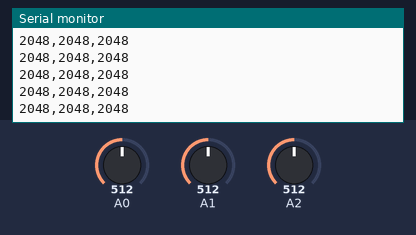
Simulated run of this sketch. Board: Arduino Due. Parts: the last lines printed to the serial monitor. The test bench sets the inputs (shaded band); at power-on: A0 = 512, A1 = 512, A2 = 512 (analog values on the 0–1023 scale).

Above: at 1.2 s.
1.3 s: A0 set to 716
At 1.8 s:
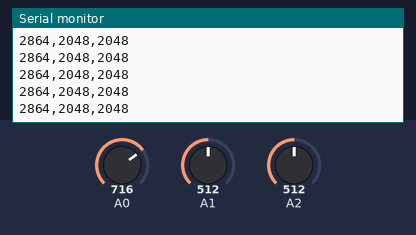
2.8 s: A1 set to 716
At 3.3 s:
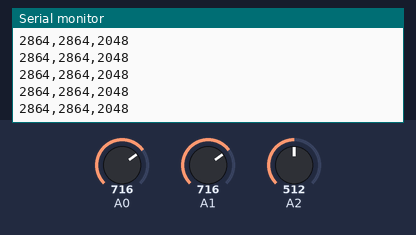
4.3 s: A2 set to 716
At 5.1 s:
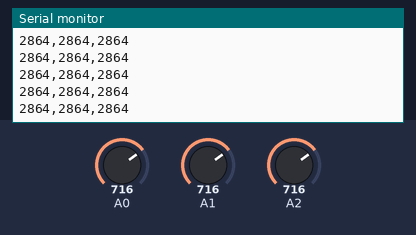
5.8 s: A0 set to 900
At 6.3 s:
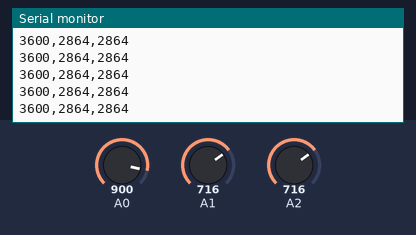
7.3 s: A1 set to 900
At 8.3 s:
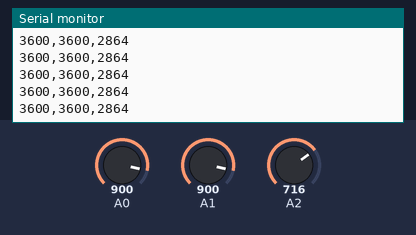
8.8 s: A2 set to 900
At 9.6 s:
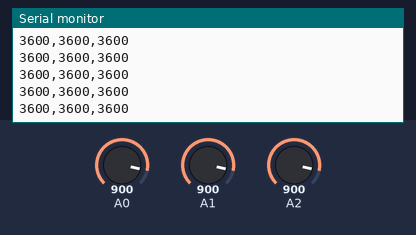
Timing chart, 0 to 9.9 s (numbered marks = the images above; inputs shaded):
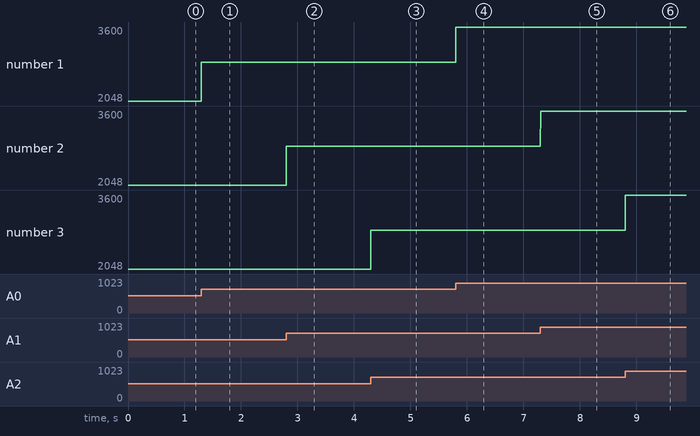

Measured:
- after the input at 1.3 s, the serial monitor: prints a new line at once (image 1)
- after the input at 2.8 s, the serial monitor: prints a new line at once (image 2)
- after the input at 4.3 s, the serial monitor: prints a new line at once (image 3)
- after the input at 5.8 s, the serial monitor: prints a new line at once (image 4)
- after the input at 7.3 s, the serial monitor: prints a new line at once (image 5)
- after the input at 8.8 s, the serial monitor: prints a new line at once (image 6)
- plotted number 1: 2048 → 2864 after the input at 1.3 s, 2864 → 3600 after the input at 5.8 s

The sketch:

three_sensors.ino
```cpp
//  Variables
int APin = 0;               // Sensor1 connected to ANALOG PIN 0
int BPin = 1;               // Sensor2 connected to ANALOG PIN 1
int CPin = 2;               // Sensor3 connected to ANALOG PIN 2
int sampling_rate = 250;
long int baudrate = 2000000;

unsigned int aVal = 0;        // holds the incoming raw data. Signal value can range from 0-4096
unsigned int bVal = 0;        // holds the incoming raw data. Signal value can range from 0-4096
unsigned int cVal = 0;        // holds the incoming raw data. Signal value can range from 0-4096

// To compute: inter_sample_interval_us
//int(round(float(1000/sampling_rate))) ->use this formula to calculate. Here it can not be made dymanic due to library limitation
// Also account for the average processing delay, and substract from the value, e.g. for 250 sampling rate, 4 - 0.5
// 0.05 -> ADC, 0.1 - serial.Print, 0.05 - Misc
int inter_sample_interval_us = int(3.5 * 1000);

// The SetUp Function:
void setup() {
   SerialUSB.begin(baudrate);         // Set's up Serial Communication at certain speed.
   pinMode(APin, INPUT);
   pinMode(BPin, INPUT);
   pinMode(CPin, INPUT);
}

// The Main Loop Function
void loop() {
    analogReadResolution(12);
    aVal = analogRead(APin);  // Read the Sensor1 value. Assign this value to the "aVal" variable.

    analogReadResolution(12);
    bVal = analogRead(BPin);  // Read the Sensor2 value. Assign this value to the "bVal" variable.

    analogReadResolution(12);
    cVal = analogRead(CPin);  // Read the Sensor3 value. Assign this value to the "cVal" variable.

    SerialUSB.print(aVal);        // Send the aVal value to Serial.
    SerialUSB.print(",");
    SerialUSB.print(bVal);        // Send the bVal value to Serial.
    SerialUSB.print(",");
    SerialUSB.println(cVal);        // Send the cVal value to Serial.
    noInterrupts();
    delayMicroseconds(inter_sample_interval_us);
    interrupts();
}
```
